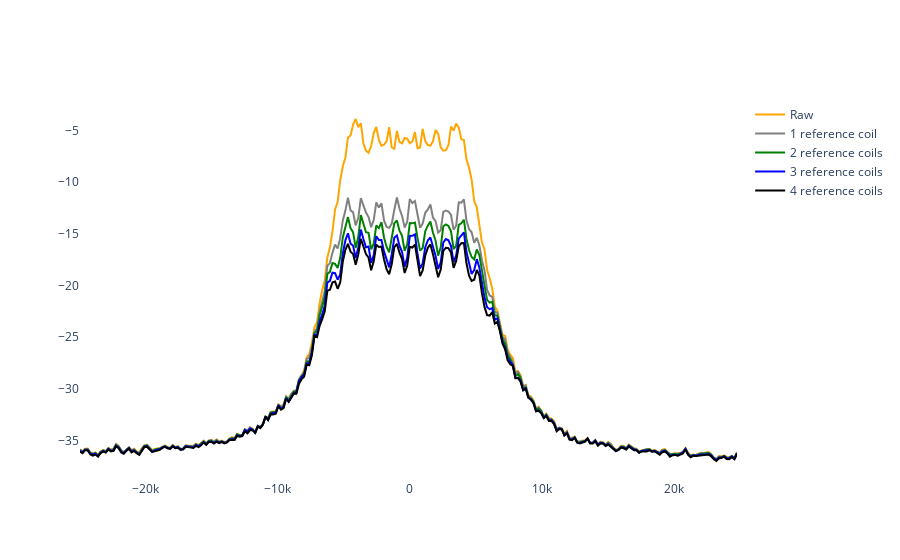

This figure's notebook cell:
### Markdown cell above
## Plot noise density (prescan)

### Code cell
from source.utils import compute_spectrogram
axis_pow, pow_raw = compute_spectrogram(data_raw[select_signal_channels, :, :], acq_bandwidth)
axis_pow, pow_cor_1 = compute_spectrogram(data_cor_1, acq_bandwidth)
axis_pow, pow_cor_2 = compute_spectrogram(data_cor_2, acq_bandwidth)
axis_pow, pow_cor_3 = compute_spectrogram(data_cor_3, acq_bandwidth)
axis_pow, pow_cor_4 = compute_spectrogram(data_cor_4, acq_bandwidth)

ch = 0

# average noise in 10 kHz bandwidth
sel_passband = np.abs(axis_pow) < 5e3
sel_stopband = np.abs(axis_pow) > 15e3
avg_pow_raw = 10 * np.log10(np.mean(pow_raw[ch, sel_passband]))
print("Average raw = {} dB".format(avg_pow_raw))
avg_pow_floor = 10 * np.log10(np.mean(pow_raw[ch, sel_stopband]))
print("Average baseline = {} dB".format(avg_pow_floor))
avg_pow_1ch = 10 * np.log10(np.mean(pow_cor_1[ch, sel_passband]))
print("Average 1 channel = {} dB".format(avg_pow_1ch))
avg_pow_2ch = 10 * np.log10(np.mean(pow_cor_2[ch, sel_passband]))
print("Average 2 channel = {} dB".format(avg_pow_2ch))
avg_pow_3ch = 10 * np.log10(np.mean(pow_cor_3[ch, sel_passband]))
print("Average 2 channel = {} dB".format(avg_pow_3ch))
avg_pow_4ch = 10 * np.log10(np.mean(pow_cor_4[ch, sel_passband]))
print("Average 2 channel = {} dB".format(avg_pow_4ch))

# Interactive plot
fig = go.Figure()
fig.update_layout(plot_bgcolor="white")
line_style = {'color': 'orange', 'width': 2}
fig.add_trace(go.Scatter(x=axis_pow, y=10 * np.log10(pow_raw[ch, :]), line=line_style, name='Raw'))
line_style = {'color': 'gray', 'width': 2}
fig.add_trace(go.Scatter(x=axis_pow, y=10 * np.log10(pow_cor_1[ch, :]), line=line_style, name='1 reference coil'))
line_style = {'color': 'green', 'width': 2}
fig.add_trace(go.Scatter(x=axis_pow, y=10 * np.log10(pow_cor_2[ch, :]), line=line_style, name='2 reference coils'))
line_style = {'color': 'blue', 'width': 2}
fig.add_trace(go.Scatter(x=axis_pow, y=10 * np.log10(pow_cor_3[ch, :]), line=line_style, name='3 reference coils'))
line_style = {'color': 'black', 'width': 2}
fig.add_trace(go.Scatter(x=axis_pow, y=10 * np.log10(pow_cor_4[ch, :]), line=line_style, name='4 reference coils'))
fig.show()

### Figure 1 — Plotly figure (JSON) as saved in the notebook; plotly's stock layout.template omitted (floating-point values rounded to 4 significant figures; data arrays with more than 128 entries replaced by an {"elided": "..."} marker saying what was removed)
{"data": [{"line": {"color": "orange", "width": 2}, "name": "Raw", "type": "scatter", "x": {"elided": "256 float values"}, "y": {"elided": "256 float values"}}, {"line": {"color": "gray", "width": 2}, "name": "1 reference coil", "type": "scatter", "x": {"elided": "256 float values"}, "y": {"elided": "256 float values"}}, {"line": {"color": "green", "width": 2}, "name": "2 reference coils", "type": "scatter", "x": {"elided": "256 float values"}, "y": {"elided": "256 float values"}}, {"line": {"color": "blue", "width": 2}, "name": "3 reference coils", "type": "scatter", "x": {"elided": "256 float values"}, "y": {"elided": "256 float values"}}, {"line": {"color": "black", "width": 2}, "name": "4 reference coils", "type": "scatter", "x": {"elided": "256 float values"}, "y": {"elided": "256 float values"}}], "layout": {"plot_bgcolor": "white"}}
